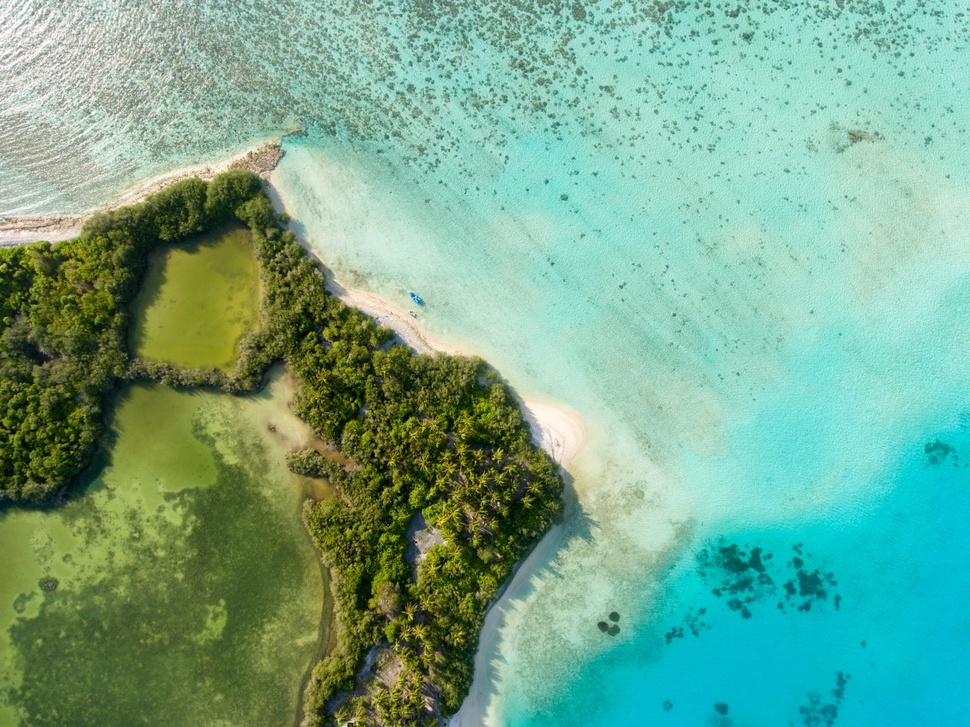
#> input picture img.jpeg, 970 x 727 px, shrunk from 1400 x 1049 before the run, found by its file name
$ jupyter execute --allow-errors Image_Segmentation_using_K_means.ipynb
#> lines starting #> are read from the running program, lines starting #| are printed output that depends on the picture
[cell 1]
import matplotlib.pyplot as plt
from mpl_toolkits.mplot3d import Axes3D
import cv2
import numpy as np
from PIL import Image

[cell 2]
from google.colab import drive
drive.mount('/content/drive')

[cell 3]
img = cv2.imread('/content/drive/My Drive/Colab Notebooks/image.png')
#> (the rest of this cell did not finish here and is left out)

[cell 4]
fig = plt.figure()
ax = Axes3D(fig)
#> (the rest of this cell did not finish here and is left out)

[cell 5]
original_img = cv2.imread('/content/drive/My Drive/Colab Notebooks/img.jpeg')
#> original_img is the input picture: shape (727, 970, 3); mean B, G, R 140.4, 168.1, 116.4
o_img = cv2.cvtColor(original_img, cv2.COLOR_BGR2RGB)
plt.imshow(o_img)
vector_img = o_img.reshape((-1, 3))

[cell 6]
vector_img = np.float32(vector_img)
vector_img.shape
#> Out = (705190, 3)

[cell 7]
criteria = (cv2.TERM_CRITERIA_EPS + cv2.TERM_CRITERIA_MAX_ITER, 100, 0.2)
K = 3
attempts = 10
ret, lable, center = cv2.kmeans(vector_img, K, None, criteria, attempts, cv2.KMEANS_PP_CENTERS)
#> ret = 1.79e+09; center = [[7.83, 183.5, 193.8], [84.25, 98.61, 45.22], [160.7, 209.9, 190.8]]

[cell 8]
center = np.uint8(center)
#> center = [[7, 183, 193], [84, 98, 45], [160, 209, 190]]
res = center[lable.flatten()]
print(res.shape)
#| (705190, 3)
res_image = res.reshape((o_img.shape))
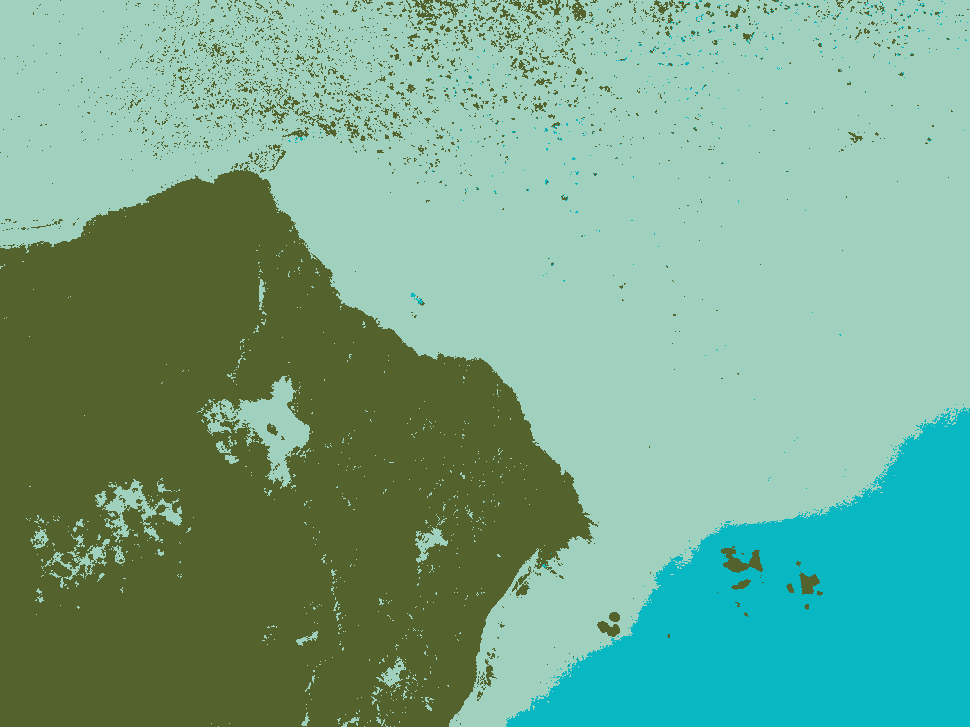
#> res_image: shape (727, 970, 3); mean R, G, B 115.9, 167.3, 139.8
plt.imshow(res_image)
clustered_img = Image.fromarray(res_image)
clustered_img.save('/content/drive/My Drive/Colab Notebooks/clustered_img.png')

[cell 9]
image_one_array = []
image_two_array = []
image_three_array = []
for i in range(0, len(lable)):
    if lable[i][0] == 0:
        image_one_array.append(vector_img[i])
    elif lable[i][0] == 1:
        image_two_array.append(vector_img[i])
    else:
        image_three_array.append(vector_img[i])
#> after the loop, image_one_array = 81365 items; image_three_array = 378142 items; image_two_array = 245683 items

[cell 10]
print(len(image_one_array), len(image_two_array), len(image_three_array))
#| 81365 245683 378142

[cell 11]
import math
len1 = len(image_one_array)
#> len1 = 81365
len2 = len(image_two_array)
#> len2 = 245683
len3 = len(image_three_array)
#> len3 = 378142

pad1 = math.ceil(math.sqrt(len1))**2 - len1
#> pad1 = 431
pad2 = math.ceil(math.sqrt(len2))**2 - len2
#> pad2 = 333
pad3 = math.ceil(math.sqrt(len3))**2 - len3
#> pad3 = 83
print(pad1, pad2, pad3)
#| 431 333 83

[cell 12]
white = np.array([255.0, 255.0, 255.0], dtype=np.float32)

[cell 13]
for i in range(0, pad1):
    image_one_array.append(white)
#> after the loop, image_one_array = 81796 items

for i in range(0, pad2):
    image_two_array.append(white)
#> after the loop, image_two_array = 246016 items

for i in range(0, pad3):
    image_three_array.append(white)
#> after the loop, image_three_array = 378225 items

d1 = int(math.sqrt(len(image_one_array)))
#> d1 = 286
print(len(image_one_array), d1)
#| 81796 286
d2 = int(math.sqrt(len(image_two_array)))
#> d2 = 496
print(len(image_two_array), d2)
#| 246016 496
d3 = int(math.sqrt(len(image_three_array)))
#> d3 = 615
print(len(image_three_array), d3)
#| 378225 615

[cell 14]
cluster1 = np.uint8(np.array(image_one_array)).reshape((d1, d1, 3))
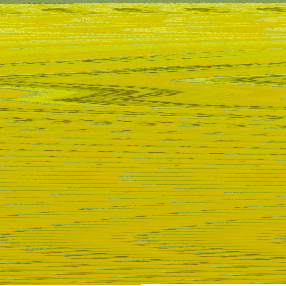
#> cluster1: shape (286, 286, 3); mean of channels 0, 1, 2 9.1, 183.9, 194.1; drawn as B, G, R
cluster2 = np.uint8(np.array(image_two_array)).reshape((d2, d2, 3))
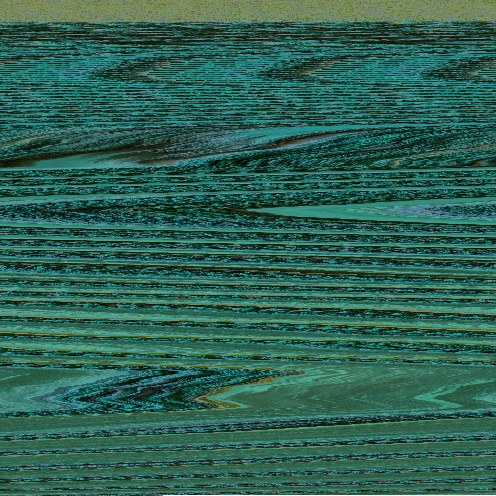
#> cluster2: shape (496, 496, 3); mean of channels 0, 1, 2 84.5, 98.8, 45.5; drawn as B, G, R
cluster3 = np.uint8(np.array(image_three_array)).reshape(d3, d3, 3)
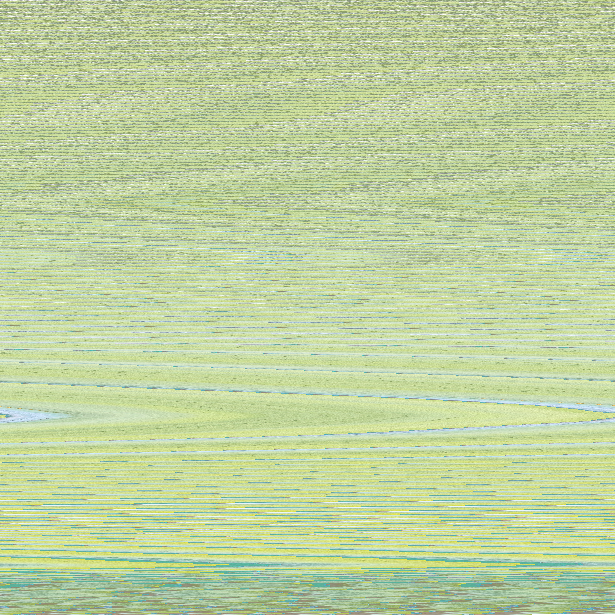
#> cluster3: shape (615, 615, 3); mean of channels 0, 1, 2 160.7, 209.9, 190.8; drawn as B, G, R

$ run again, with new_image.png saved as img.jpeg
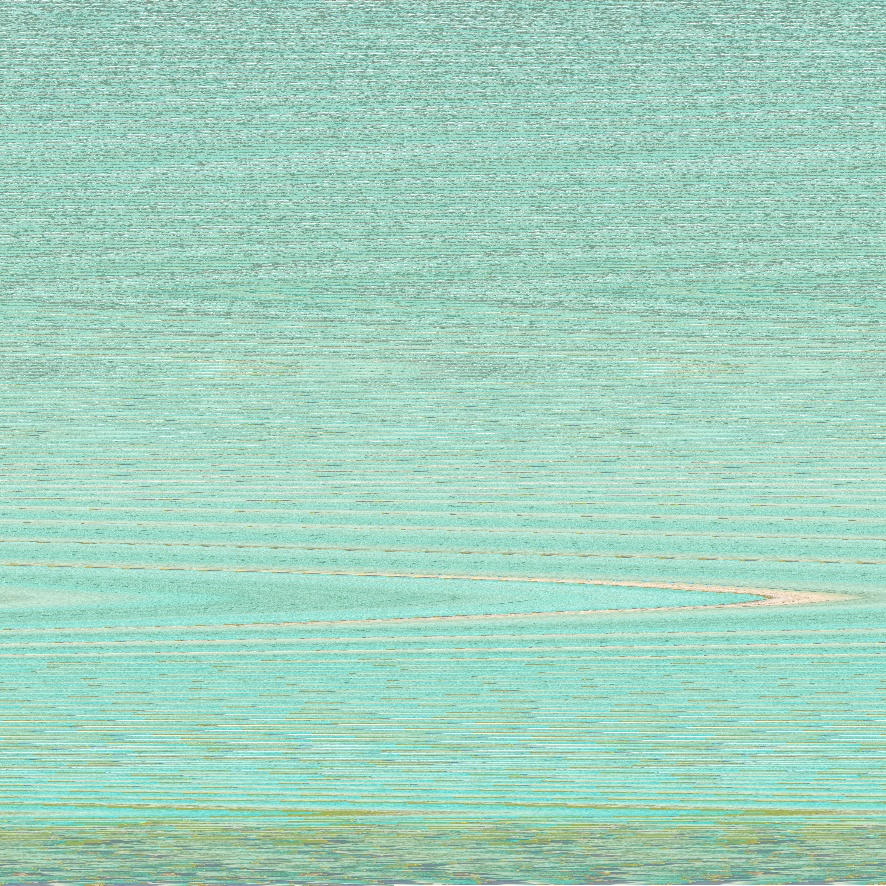
#> input picture new_image.png, 886 x 886 px, found by its file name
#> original_img is the input picture: shape (886, 886, 3); mean B, G, R 191.2, 210.2, 161
#> `ret, lable, center = cv2.kmeans(vector_img, K, None, criteria, attempt..`: ret = 344270831.2; center = [[156, 210, 191.5], [130.7, 174.5, 152.5], [183.8, 228.9, 210.7]]
#> `center = np.uint8(center)`: center = [[155, 210, 191], [130, 174, 152], [183, 228, 210]]
#| (784996, 3)
#> after the loop `for i in range(0, len(lable)):`: image_one_array = 374868 items; image_three_array = 270141 items; image_two_array = 139987 items
#| 374868 139987 270141
#> len1 = 374868
#> len2 = 139987
#> len3 = 270141
#> pad1 = 901
#> pad2 = 638
#> pad3 = 259
#| 901 638 259
#> after the loop `for i in range(0, pad1):`: image_one_array = 375769 items
#> after the loop `for i in range(0, pad2):`: image_two_array = 140625 items
#> after the loop `for i in range(0, pad3):`: image_three_array = 270400 items
#> d1 = 613
#| 375769 613
#> d2 = 375
#| 140625 375
#> d3 = 520
#| 270400 520
#> `cluster2 = np.uint8(np.array(image_two_array)).reshape((d2, d2, 3))`:
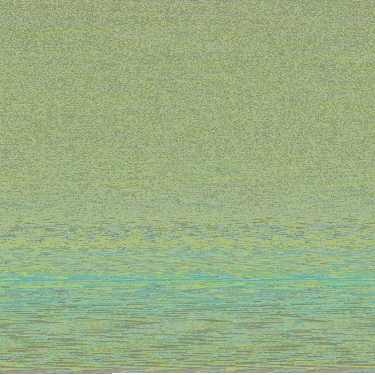
#> cluster2: shape (375, 375, 3); mean of channels 0, 1, 2 131.3, 174.9, 153; drawn as B, G, R
#> `cluster3 = np.uint8(np.array(image_three_array)).reshape(d3, d3, 3)`:
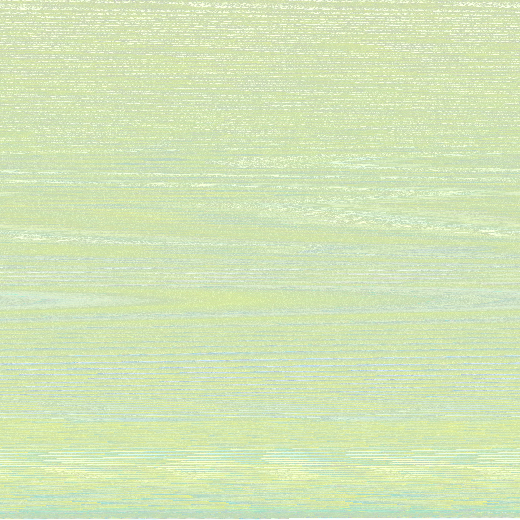
#> cluster3: shape (520, 520, 3); mean of channels 0, 1, 2 183.8, 228.9, 210.8; drawn as B, G, R
